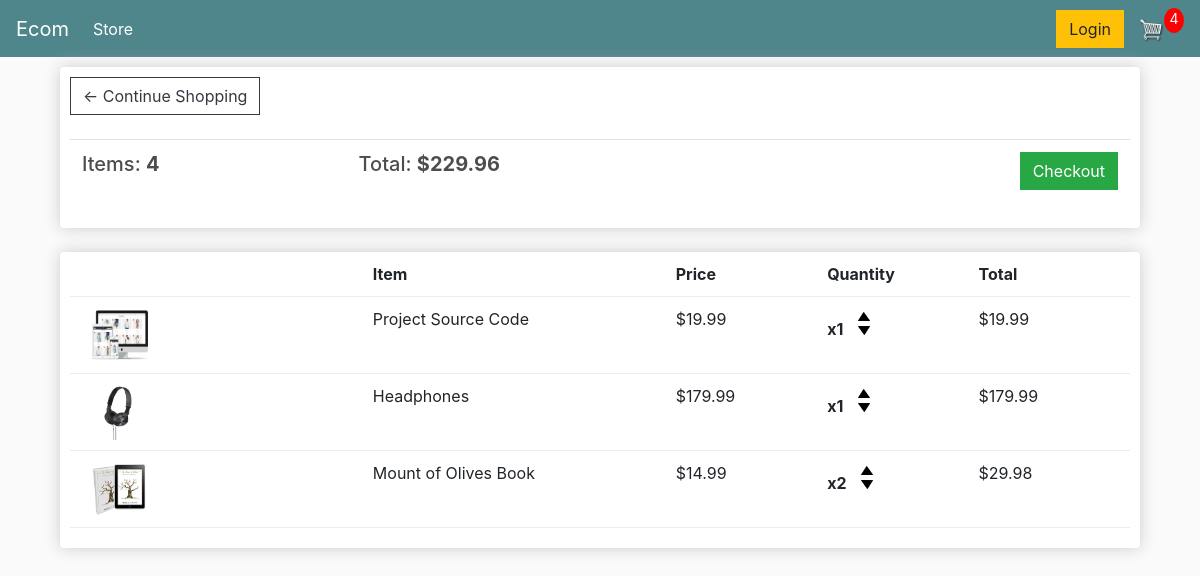
The app's page /cart/ (signed in) with its own data.
### store/models.py (models this page shows, shortened)
class Order(models.Model):
    customer = models.ForeignKey(Customer, on_delete=models.SET_NULL, blank=True, null=True)
    date_orderd = models.DateTimeField(auto_now_add=True)
    complete = models.BooleanField(default=False, null=True, blank=False)
    transaction_id = models.CharField(max_length=200, null=True)
    @property
    def get_cart_total(self):
        order_items = self.orderitem_set.all()
        total = sum([item.get_total for item in order_items])
        return total
    @property
    def get_cart_items(self):
        order_items = self.orderitem_set.all()
        total = sum([item.quantity for item in order_items])
        return total

class OrderItem(models.Model):
    product = models.ForeignKey(Product, on_delete=models.SET_NULL, null=True)
    order = models.ForeignKey(Order, on_delete=models.SET_NULL, blank=True, null=True)
    quantity = models.IntegerField(default=0, null=True, blank=True)
    date_added = models.DateTimeField(auto_now_add=True)
    @property
    def get_total(self):
        total = self.product.price * self.quantity
        return total

class Product(models.Model):
    name = models.CharField(max_length=200, null=True)
    price = models.DecimalField(max_digits=7, decimal_places=2, null=True)
    digital = models.BooleanField(default=False, null=True, blank=True)
    image = models.ImageField(null=True, blank=True,)
    @property
    def imageURL(self):
        try:
            url = self.image.url
        except:
            url = ''
        return url

### store/views.py (the view)
# urls.py: path('cart/', views.cart, name='cart'),
def cart(request):
    data = cartData(request)
    cartItems = data['cartItems']
    order = data['order']
    items = data['items']
    context = {'items': items, 'order': order, 'cartItems': cartItems}
    return render(request, 'store/cart.html', context)

### store/utils.py (called while the page is built)
def cartData(request):
    if request.user.is_authenticated:
        customer = request.user.customer
        order, created = Order.objects.get_or_create(customer=customer, complete=False)
        items = order.orderitem_set.all()
        cartItems = order.get_cart_items
    else:
        cookieData = cookieCart(request)
        cartItems = cookieData['cartItems']
        order = cookieData['order']
        items = cookieData['items']
    return {'cartItems': cartItems, 'order': order, 'items': items}

### store/templates/store/cart.html
{% extends 'store/main.html' %}
{% load static %}
{% block content %}
    <div class="roww" >
        <div class="col-lg-12" >
            <div class="box-element">
                <a class="btn btn-outline-dark" href="{% url 'store' %}">&#x2190; Continue Shopping</a>
                <br>
                <br>
                <table class="table">
                    <tr>
                        <th>
                            <h5>Items: <strong>{{ order.get_cart_items }}</strong></h5>
                        </th>
                        <th>
                            <h5>Total: <strong>${{ order.get_cart_total }}</strong></h5>
                        </th>
                        <th>
                            <a style="float: right;"
                             class="btn btn-success"
                             href="{% url 'checkout' %}">
                             Checkout
                            </a>
                        </th>
                    </tr>
                </table>
            </div>
            <br>
            <div class="box-element">
                <div class="cart-row">
                    <div style="flex:2"></div>
                    <div style="flex:2"><strong>Item</strong></div>
                    <div style="flex:1"><strong>Price</strong></div>
                    <div style="flex:1"><strong>Quantity</strong></div>
                    <div style="flex:1"><strong>Total</strong></div>
                </div>
                {% for item in items %}
                <div class="cart-row">
                    <div style="flex:2">
                        <img class="row-image" src="{{ item.product.imageURL }}">
                    </div>
                    <div style="flex:2">{{ item.product.name }}</div>
                    <div style="flex:1">${{ item.product.price|floatformat:2 }}</div>
                    <div style="flex:1">
                        <p class="quantity">x{{ item.quantity }}</p>
                        <div class="quantity">
                            <img data-product="{{ item.product.id }}" data-action="add" class="chg-quantity update-cart" src="{% static 'images/arrow-up.png' %}">
                            <img data-product="{{ item.product.id }}" data-action="remove" class="chg-quantity update-cart" src="{% static 'images/arrow-down.png' %}">
                        </div>
                    </div>
                    <div style="flex:1">${{ item.get_total }}</div>
                </div>
                {% endfor %}
            </div>
        </div>
    </div>
{% endblock content %}

### static/css/main.css (style rules this page uses)
body { background-color: hsl(0, 0%, 98%); }
h1,h2,h3,h4,h5,h6 { color:hsl(0, 0%, 30%); }
.box-element { box-shadow:hsl(0, 0%, 80%) 0 0 16px; background-color: #fff; border-radius: 4px; padding: 10px; }
.col-lg-4, .col-lg-6, .col-lg-8, .col-lg-12 { margin-top: 10px; }
.btn { border-radius: 0; }
.row-image { width: 100px; }
.cart-row { display: flex; align-items: flex-stretch; padding-bottom: 10px; margin-bottom: 10px; border-bottom: 1px solid #ececec; }
.quantity { display: inline-block; font-weight: 700; padding-right:10px; }
.chg-quantity { width: 12px; cursor: pointer; display: block; margin-top: 5px; transition:.1s; }

### records on screen
Order: get_cart_items "4", get_cart_total "229.96"
OrderItem: product.imageURL (picture), product.name "Project Source Code", product.price "19.99", quantity "1", get_total "19.99"
OrderItem: product.imageURL (picture), product.name "Headphones", product.price "179.99", quantity "1", get_total "179.99"
OrderItem: product.imageURL (picture), product.name "Mount of Olives Book", product.price "14.99", quantity "2", get_total "29.98"

### other values on screen
{{ cartItems }} "4"
